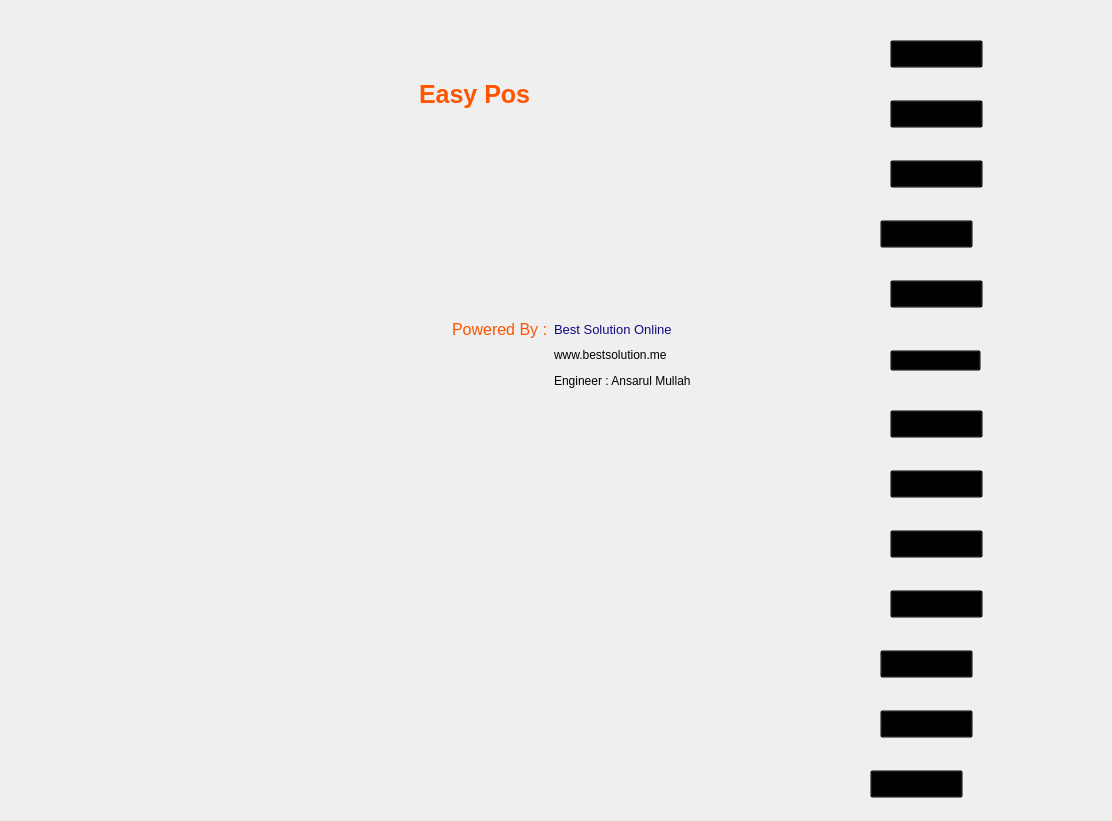
<?xml version="1.0" encoding="UTF-8"?>
<ui version="4.0">
 <class>Form</class>
 <widget class="QWidget" name="Form">
  <property name="geometry">
   <rect>
    <x>0</x>
    <y>0</y>
    <width>1112</width>
    <height>821</height>
   </rect>
  </property>
  <property name="windowTitle">
   <string>Form</string>
  </property>
  <widget class="QWidget" name="layoutWidget">
   <property name="geometry">
    <rect>
     <x>140</x>
     <y>80</y>
     <width>551</width>
     <height>311</height>
    </rect>
   </property>
   <layout class="QGridLayout" name="gridLayout">
    <item row="0" column="0" colspan="3">
     <layout class="QHBoxLayout" name="horizontalLayout">
      <item>
       <widget class="QLabel" name="label_3">
        <property name="text">
         <string/>
        </property>
        <property name="pixmap">
         <pixmap>../images/carti.png</pixmap>
        </property>
        <property name="scaledContents">
         <bool>true</bool>
        </property>
       </widget>
      </item>
      <item>
       <widget class="QLabel" name="label_5">
        <property name="font">
         <font>
          <pointsize>19</pointsize>
          <weight>75</weight>
          <bold>true</bold>
         </font>
        </property>
        <property name="styleSheet">
         <string notr="true">color: rgb(255, 85, 0);
</string>
        </property>
        <property name="text">
         <string>Easy Pos</string>
        </property>
       </widget>
      </item>
     </layout>
    </item>
    <item row="1" column="1">
     <spacer name="verticalSpacer">
      <property name="orientation">
       <enum>Qt::Vertical</enum>
      </property>
      <property name="sizeHint" stdset="0">
       <size>
        <width>20</width>
        <height>218</height>
       </size>
      </property>
     </spacer>
    </item>
    <item row="1" column="2">
     <spacer name="verticalSpacer_2">
      <property name="orientation">
       <enum>Qt::Vertical</enum>
      </property>
      <property name="sizeHint" stdset="0">
       <size>
        <width>20</width>
        <height>218</height>
       </size>
      </property>
     </spacer>
    </item>
    <item row="2" column="0">
     <spacer name="horizontalSpacer_3">
      <property name="orientation">
       <enum>Qt::Horizontal</enum>
      </property>
      <property name="sizeHint" stdset="0">
       <size>
        <width>148</width>
        <height>20</height>
       </size>
      </property>
     </spacer>
    </item>
    <item row="2" column="1">
     <widget class="QLabel" name="label_9">
      <property name="styleSheet">
       <string notr="true">background-color:transparent;
color: rgb(255, 85, 0);
font: &quot;Arial&quot;;
font-size:16px;</string>
      </property>
      <property name="text">
       <string>Powered By :</string>
      </property>
     </widget>
    </item>
    <item row="2" column="2">
     <widget class="QLabel" name="label_10">
      <property name="font">
       <font>
        <pointsize>10</pointsize>
       </font>
      </property>
      <property name="styleSheet">
       <string notr="true">background-color:transparent;
color: rgb(19, 10, 127);</string>
      </property>
      <property name="text">
       <string>Best Solution Online</string>
      </property>
     </widget>
    </item>
    <item row="3" column="0" colspan="2">
     <spacer name="horizontalSpacer">
      <property name="orientation">
       <enum>Qt::Horizontal</enum>
      </property>
      <property name="sizeHint" stdset="0">
       <size>
        <width>248</width>
        <height>20</height>
       </size>
      </property>
     </spacer>
    </item>
    <item row="3" column="2">
     <widget class="QLabel" name="label_11">
      <property name="styleSheet">
       <string notr="true">background-color:transparent;</string>
      </property>
      <property name="text">
       <string>www.bestsolution.me</string>
      </property>
     </widget>
    </item>
    <item row="4" column="0" colspan="2">
     <spacer name="horizontalSpacer_2">
      <property name="orientation">
       <enum>Qt::Horizontal</enum>
      </property>
      <property name="sizeHint" stdset="0">
       <size>
        <width>248</width>
        <height>20</height>
       </size>
      </property>
     </spacer>
    </item>
    <item row="4" column="2">
     <widget class="QLabel" name="label_12">
      <property name="styleSheet">
       <string notr="true">background-color:transparent;</string>
      </property>
      <property name="text">
       <string>Engineer : Ansarul Mullah</string>
      </property>
     </widget>
    </item>
   </layout>
  </widget>
  <widget class="QLabel" name="label_4">
   <property name="geometry">
    <rect>
     <x>910</x>
     <y>190</y>
     <width>41</width>
     <height>31</height>
    </rect>
   </property>
   <property name="text">
    <string/>
   </property>
   <property name="pixmap">
    <pixmap>../icon/handshake.png</pixmap>
   </property>
   <property name="scaledContents">
    <bool>true</bool>
   </property>
  </widget>
  <widget class="QLabel" name="label_13">
   <property name="geometry">
    <rect>
     <x>910</x>
     <y>560</y>
     <width>41</width>
     <height>31</height>
    </rect>
   </property>
   <property name="text">
    <string/>
   </property>
   <property name="pixmap">
    <pixmap>../icon/return-circle.png</pixmap>
   </property>
   <property name="scaledContents">
    <bool>true</bool>
   </property>
  </widget>
  <widget class="QPushButton" name="categoryb">
   <property name="geometry">
    <rect>
     <x>890</x>
     <y>280</y>
     <width>93</width>
     <height>28</height>
    </rect>
   </property>
   <property name="font">
    <font>
     <pointsize>10</pointsize>
    </font>
   </property>
   <property name="styleSheet">
    <string notr="true">background-color: transparent;</string>
   </property>
   <property name="text">
    <string>Category</string>
   </property>
  </widget>
  <widget class="QPushButton" name="unitb">
   <property name="geometry">
    <rect>
     <x>890</x>
     <y>350</y>
     <width>91</width>
     <height>21</height>
    </rect>
   </property>
   <property name="font">
    <font>
     <pointsize>10</pointsize>
    </font>
   </property>
   <property name="styleSheet">
    <string notr="true">background-color: transparent;</string>
   </property>
   <property name="text">
    <string>Unit</string>
   </property>
  </widget>
  <widget class="QLabel" name="label_14">
   <property name="geometry">
    <rect>
     <x>910</x>
     <y>380</y>
     <width>41</width>
     <height>31</height>
    </rect>
   </property>
   <property name="text">
    <string/>
   </property>
   <property name="pixmap">
    <pixmap>../icon/handbag.png</pixmap>
   </property>
   <property name="scaledContents">
    <bool>true</bool>
   </property>
  </widget>
  <widget class="QPushButton" name="saleb">
   <property name="geometry">
    <rect>
     <x>890</x>
     <y>530</y>
     <width>93</width>
     <height>28</height>
    </rect>
   </property>
   <property name="font">
    <font>
     <pointsize>10</pointsize>
    </font>
   </property>
   <property name="styleSheet">
    <string notr="true">background-color: transparent;</string>
   </property>
   <property name="text">
    <string>Sales</string>
   </property>
  </widget>
  <widget class="QPushButton" name="profileb">
   <property name="geometry">
    <rect>
     <x>890</x>
     <y>40</y>
     <width>93</width>
     <height>28</height>
    </rect>
   </property>
   <property name="font">
    <font>
     <pointsize>10</pointsize>
    </font>
   </property>
   <property name="styleSheet">
    <string notr="true">background-color: transparent;</string>
   </property>
   <property name="text">
    <string>Profile</string>
   </property>
  </widget>
  <widget class="QLabel" name="label_15">
   <property name="geometry">
    <rect>
     <x>900</x>
     <y>740</y>
     <width>41</width>
     <height>31</height>
    </rect>
   </property>
   <property name="text">
    <string/>
   </property>
   <property name="pixmap">
    <pixmap>../icon/setting2.png</pixmap>
   </property>
   <property name="scaledContents">
    <bool>true</bool>
   </property>
  </widget>
  <widget class="QPushButton" name="purchaseb_2">
   <property name="geometry">
    <rect>
     <x>890</x>
     <y>410</y>
     <width>93</width>
     <height>28</height>
    </rect>
   </property>
   <property name="font">
    <font>
     <pointsize>10</pointsize>
    </font>
   </property>
   <property name="styleSheet">
    <string notr="true">background-color: transparent;</string>
   </property>
   <property name="text">
    <string>Product</string>
   </property>
  </widget>
  <widget class="QPushButton" name="purchaseb">
   <property name="geometry">
    <rect>
     <x>890</x>
     <y>470</y>
     <width>93</width>
     <height>28</height>
    </rect>
   </property>
   <property name="font">
    <font>
     <pointsize>10</pointsize>
    </font>
   </property>
   <property name="styleSheet">
    <string notr="true">background-color: transparent;</string>
   </property>
   <property name="text">
    <string>Purchase</string>
   </property>
  </widget>
  <widget class="QPushButton" name="supplierb">
   <property name="geometry">
    <rect>
     <x>890</x>
     <y>160</y>
     <width>93</width>
     <height>28</height>
    </rect>
   </property>
   <property name="font">
    <font>
     <pointsize>10</pointsize>
    </font>
   </property>
   <property name="styleSheet">
    <string notr="true">background-color: transparent;</string>
   </property>
   <property name="text">
    <string>Supplier</string>
   </property>
  </widget>
  <widget class="QLabel" name="label_16">
   <property name="geometry">
    <rect>
     <x>910</x>
     <y>680</y>
     <width>41</width>
     <height>31</height>
    </rect>
   </property>
   <property name="text">
    <string/>
   </property>
   <property name="pixmap">
    <pixmap>../icon/report.png</pixmap>
   </property>
   <property name="scaledContents">
    <bool>true</bool>
   </property>
  </widget>
  <widget class="QLabel" name="label_17">
   <property name="geometry">
    <rect>
     <x>910</x>
     <y>620</y>
     <width>41</width>
     <height>31</height>
    </rect>
   </property>
   <property name="text">
    <string/>
   </property>
   <property name="pixmap">
    <pixmap>../icon/pie-chart.png</pixmap>
   </property>
   <property name="scaledContents">
    <bool>true</bool>
   </property>
  </widget>
  <widget class="QPushButton" name="returnb">
   <property name="geometry">
    <rect>
     <x>890</x>
     <y>590</y>
     <width>93</width>
     <height>28</height>
    </rect>
   </property>
   <property name="font">
    <font>
     <pointsize>10</pointsize>
    </font>
   </property>
   <property name="styleSheet">
    <string notr="true">background-color: transparent;</string>
   </property>
   <property name="text">
    <string>Return</string>
   </property>
  </widget>
  <widget class="QLabel" name="label_18">
   <property name="geometry">
    <rect>
     <x>910</x>
     <y>500</y>
     <width>41</width>
     <height>31</height>
    </rect>
   </property>
   <property name="text">
    <string/>
   </property>
   <property name="pixmap">
    <pixmap>../icon/Sale-icon.png</pixmap>
   </property>
   <property name="scaledContents">
    <bool>true</bool>
   </property>
  </widget>
  <widget class="QLabel" name="label_6">
   <property name="geometry">
    <rect>
     <x>910</x>
     <y>130</y>
     <width>51</width>
     <height>31</height>
    </rect>
   </property>
   <property name="text">
    <string/>
   </property>
   <property name="pixmap">
    <pixmap>../icon/person-delivery.png</pixmap>
   </property>
   <property name="scaledContents">
    <bool>true</bool>
   </property>
  </widget>
  <widget class="QLabel" name="label_7">
   <property name="geometry">
    <rect>
     <x>900</x>
     <y>250</y>
     <width>61</width>
     <height>31</height>
    </rect>
   </property>
   <property name="text">
    <string/>
   </property>
   <property name="pixmap">
    <pixmap>../icon/3710015.png</pixmap>
   </property>
   <property name="scaledContents">
    <bool>true</bool>
   </property>
  </widget>
  <widget class="QPushButton" name="settingsb">
   <property name="geometry">
    <rect>
     <x>870</x>
     <y>770</y>
     <width>93</width>
     <height>28</height>
    </rect>
   </property>
   <property name="font">
    <font>
     <pointsize>10</pointsize>
    </font>
   </property>
   <property name="styleSheet">
    <string notr="true">background-color: transparent;</string>
   </property>
   <property name="text">
    <string>Settings</string>
   </property>
  </widget>
  <widget class="QPushButton" name="stockb">
   <property name="geometry">
    <rect>
     <x>880</x>
     <y>650</y>
     <width>93</width>
     <height>28</height>
    </rect>
   </property>
   <property name="font">
    <font>
     <pointsize>10</pointsize>
    </font>
   </property>
   <property name="styleSheet">
    <string notr="true">background-color: transparent;</string>
   </property>
   <property name="text">
    <string>Stock</string>
   </property>
  </widget>
  <widget class="QPushButton" name="reportb">
   <property name="geometry">
    <rect>
     <x>880</x>
     <y>710</y>
     <width>93</width>
     <height>28</height>
    </rect>
   </property>
   <property name="font">
    <font>
     <pointsize>10</pointsize>
    </font>
   </property>
   <property name="styleSheet">
    <string notr="true">background-color: transparent;</string>
   </property>
   <property name="text">
    <string>Report</string>
   </property>
  </widget>
  <widget class="QLabel" name="label_2">
   <property name="geometry">
    <rect>
     <x>910</x>
     <y>70</y>
     <width>51</width>
     <height>31</height>
    </rect>
   </property>
   <property name="text">
    <string/>
   </property>
   <property name="pixmap">
    <pixmap>../icon/users.png</pixmap>
   </property>
   <property name="scaledContents">
    <bool>true</bool>
   </property>
  </widget>
  <widget class="QPushButton" name="customerb">
   <property name="geometry">
    <rect>
     <x>880</x>
     <y>220</y>
     <width>93</width>
     <height>28</height>
    </rect>
   </property>
   <property name="font">
    <font>
     <pointsize>10</pointsize>
    </font>
   </property>
   <property name="styleSheet">
    <string notr="true">background-color: transparent;</string>
   </property>
   <property name="text">
    <string>Customer</string>
   </property>
  </widget>
  <widget class="QLabel" name="label">
   <property name="geometry">
    <rect>
     <x>920</x>
     <y>20</y>
     <width>41</width>
     <height>21</height>
    </rect>
   </property>
   <property name="text">
    <string/>
   </property>
   <property name="pixmap">
    <pixmap>../icon/User_icon-cp.png</pixmap>
   </property>
   <property name="scaledContents">
    <bool>true</bool>
   </property>
  </widget>
  <widget class="QPushButton" name="userb">
   <property name="geometry">
    <rect>
     <x>890</x>
     <y>100</y>
     <width>93</width>
     <height>28</height>
    </rect>
   </property>
   <property name="font">
    <font>
     <pointsize>10</pointsize>
    </font>
   </property>
   <property name="styleSheet">
    <string notr="true">background-color: transparent;</string>
   </property>
   <property name="text">
    <string>User</string>
   </property>
  </widget>
  <widget class="QLabel" name="label_8">
   <property name="geometry">
    <rect>
     <x>910</x>
     <y>320</y>
     <width>41</width>
     <height>31</height>
    </rect>
   </property>
   <property name="text">
    <string/>
   </property>
   <property name="pixmap">
    <pixmap>../icon/ruler.png</pixmap>
   </property>
   <property name="scaledContents">
    <bool>true</bool>
   </property>
  </widget>
  <widget class="QLabel" name="label_19">
   <property name="geometry">
    <rect>
     <x>910</x>
     <y>440</y>
     <width>41</width>
     <height>31</height>
    </rect>
   </property>
   <property name="text">
    <string/>
   </property>
   <property name="pixmap">
    <pixmap>../icon/cart.png</pixmap>
   </property>
   <property name="scaledContents">
    <bool>true</bool>
   </property>
  </widget>
 </widget>
 <resources/>
 <connections/>
</ui>
